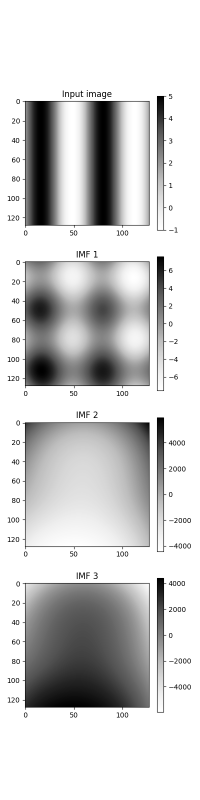
#> input picture HBEMD/image_decomp.png, 400 x 1600 px (shown at 1/2 size)
$ python -i HBEMD.py   (imports and definitions only)
#> lines starting #> are read from the running program, lines starting #| are printed output that depends on the picture
import cv2
import numpy as np
import pylab as plt
import math
from skimage.color import rgb2hsv
import imageio
from HBEMD.image_condition_adjustment import image_condition_adjustment
from HBEMD.BEMD import BEMD

# [6 lines left out: function change_negative_hue_to_positive, not called in this run]

class HBEMD():
    def __init__(self, img_path):
#> called with img_path = 'image_decomp.png'
        rgb_img_raw = cv2.resize(cv2.cvtColor(cv2.imread(img_path),cv2.COLOR_BGR2RGB), (224,224))
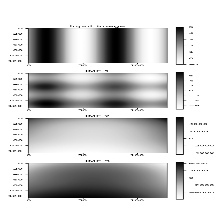
#> rgb_img_raw: shape (224, 224, 3); min 0, max 255, mean 206.4
#> (the run stopped early here; a loop or call above may not have finished)
